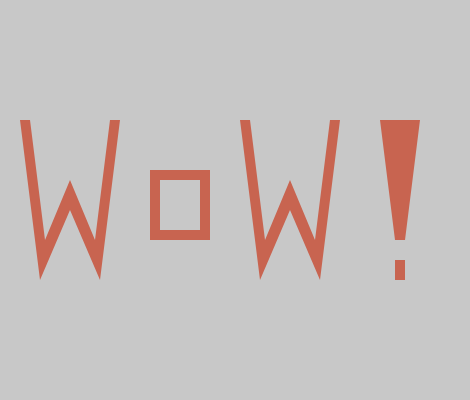
Frame 1 (no input)
Frame 60 (no input): identical to frame 1, image omitted
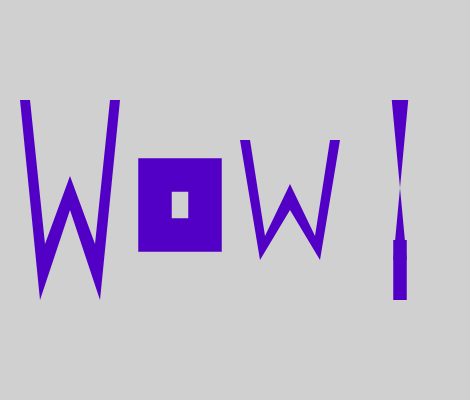
Frame 120 (the mouse pressed at the canvas centre since frame 60)

The p5.js sketch that drew these frames (run headless with seeded random() and noise() and a simulated clock; from frame 60 on, the mouse is pressed at the canvas centre):

// p5.js sketch
// ── sketch.js
function setup() {
  createCanvas(470, 400);
}

function draw() {
  const Jocelyn = abs(mouseY/10);
  const JocelynX = abs(mouseX/20);
  
  background(200+Jocelyn-JocelynX);
  
  fill(200-JocelynX*10, 100 - Jocelyn*10, 80+JocelynX*10);
  noStroke();
  
  //big W
  beginShape();
  vertex(240,120 + Jocelyn);
  vertex(250,120 + Jocelyn);
  vertex(265,240 - Jocelyn/5);
  vertex(290,180 + Jocelyn/5);
  vertex(315,240 - Jocelyn/5);
  vertex(330,120 + Jocelyn);
  vertex(340,120 + Jocelyn);
  vertex(320,280 - Jocelyn);
  vertex(290,210);
  vertex(260,280 - Jocelyn);
  vertex(240,120 + Jocelyn);
  endShape();
  
  //little W  
  beginShape();
  vertex(20,120 - Jocelyn);
  vertex(30,120 - Jocelyn);
  vertex(45,240 + Jocelyn/5);
  vertex(70,180 - Jocelyn/5);
  vertex(95,240 + Jocelyn/5);
  vertex(110,120 - Jocelyn);
  vertex(120,120 - Jocelyn);
  vertex(100,280 + Jocelyn);
  vertex(70,210);
  vertex(40,280 + Jocelyn);
  vertex(20,120 - Jocelyn);
  endShape();
  
  //O
  beginShape();
  vertex(150-JocelynX,170-JocelynX);
  vertex(210+JocelynX,170-JocelynX);
  vertex(210+JocelynX,240+JocelynX);
  vertex(150-JocelynX,240+JocelynX); 
  vertex(150-JocelynX,170-JocelynX);
  
  //O contour
  beginContour();
  vertex(160+JocelynX,180+JocelynX);
  vertex(160+JocelynX,230-JocelynX);
  vertex(200-JocelynX,230-JocelynX);
  vertex(200-JocelynX,180+JocelynX);
  vertex(160+JocelynX,180+JocelynX);
  endContour();
  endShape();
  
  //exclamation point
  beginShape();
  vertex(380+JocelynX,120-Jocelyn);
  vertex(420-JocelynX,120-Jocelyn);
  vertex(405-JocelynX,240+Jocelyn);
  vertex(395+JocelynX,240+Jocelyn);
  vertex(380+JocelynX,120-Jocelyn);
  endShape();
  
  beginShape();
  vertex(395+JocelynX,260-Jocelyn);
  vertex(405-JocelynX,260-Jocelyn);
  vertex(405-JocelynX,280+Jocelyn);
  vertex(395+JocelynX,280+Jocelyn);
  vertex(395+JocelynX,260-Jocelyn);
  endShape();

}
